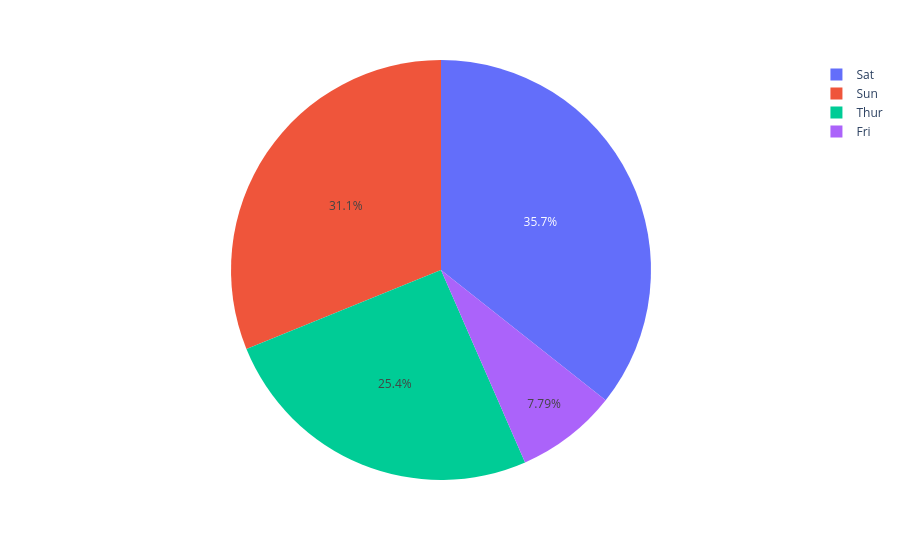

The code cell stored with this chart in its notebook:
### Code cell
fig = px.pie(df['total_bill'],df['day'])
fig.show()

### Figure 1 — Plotly figure (JSON) as saved in the notebook; plotly's stock layout.template omitted (floating-point values rounded to 4 significant figures; data arrays with more than 128 entries replaced by an {"elided": "..."} marker saying what was removed)
{"data": [{"domain": {"x": [0, 1], "y": [0, 1]}, "hovertemplate": "label=%{label}<extra></extra>", "labels": {"elided": "244 str values"}, "legendgroup": "", "name": "", "showlegend": true, "type": "pie"}], "layout": {"legend": {"tracegroupgap": 0}, "margin": {"t": 60}}}
